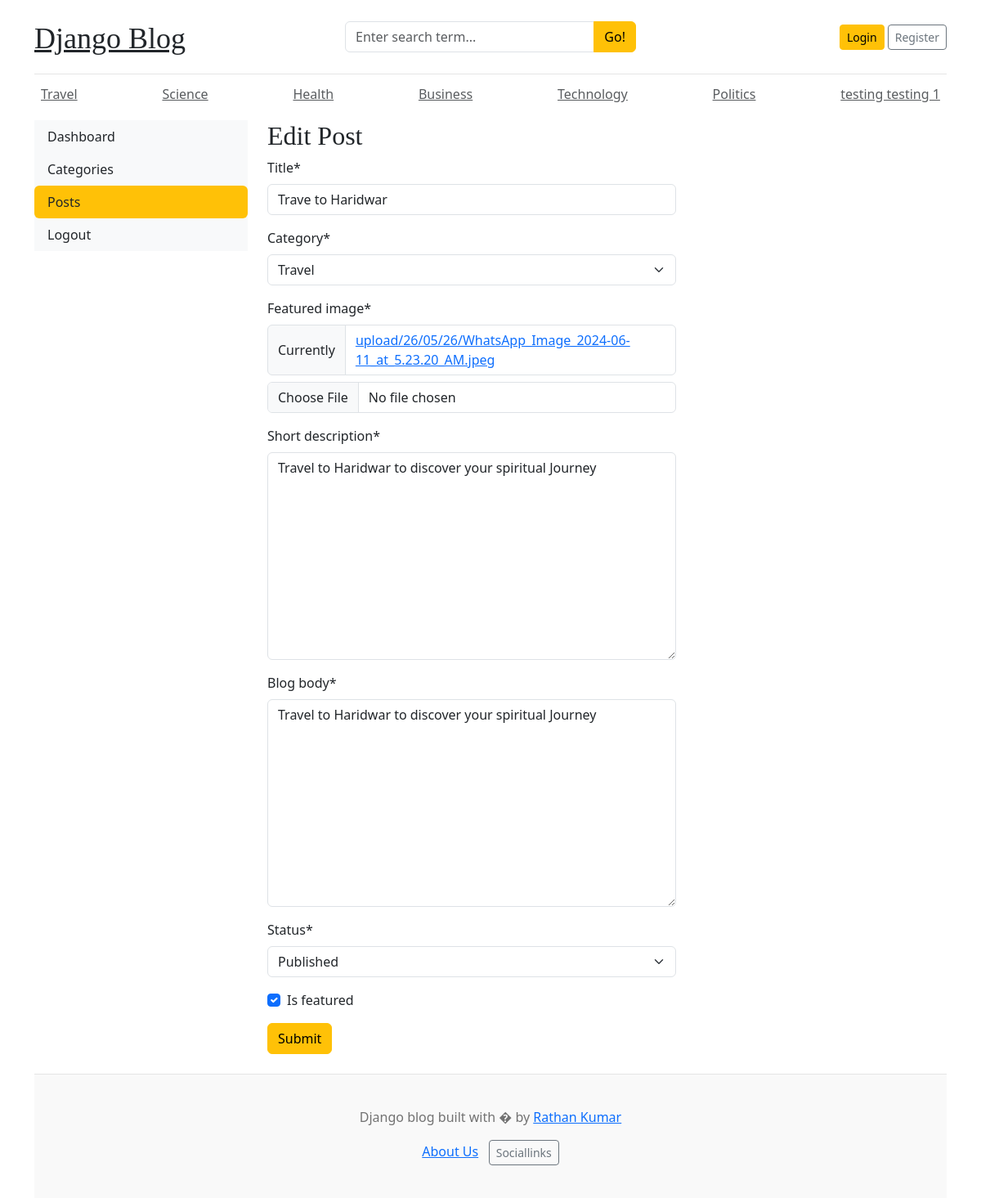
Screenshot of /dashboard/posts/edit//2 with the database file from the repository.
### blogs/models.py (models this page shows, shortened)
class Category(models.Model):
    category_name = models.CharField(max_length=50,unique=True)
    created_at = models.DateTimeField(auto_now_add=True)
    updated_at = models.DateTimeField(auto_now=True)
    class Meta:
        verbose_name_plural = 'categories'
    def __str__(self):
        return self.category_name

class Blog(models.Model):
    title = models.CharField(max_length=100)
    slug = models.SlugField(max_length=150, unique=True, blank=True)
    category= models.ForeignKey(Category, on_delete=models.CASCADE)
    author= models.ForeignKey(User, on_delete=models.CASCADE)
    featured_image = models.ImageField(upload_to='upload/%y/%m/%d')
    short_description=models.TextField(max_length=500)
    blog_body=models.TextField(max_length=2000)
    status=models.CharField(max_length=20,choices=STATUS_CHOICES,default="Draft")
    is_featured=models.BooleanField(default=True)
    created_at=models.DateTimeField(auto_now_add=True)
    updated_at=models.DateTimeField(auto_now=True)

### dashboard/views.py (the view, shortened to what this page needs)
# urls.py: path('posts/edit//<int:pk>',views.edit_post, name='edit_post'),
def edit_post(request,pk):
    post = get_object_or_404(Blog,pk=pk)
    form = PostForm(instance=post)
    context = {
        'form': form,
        'post':post,
    }
    return render(request, 'dashboard/edit_post.html',context)

### dashboard/forms.py
class PostForm(forms.ModelForm):
    class Meta:
        model= Blog
        fields= ('title','category','featured_image','short_description','blog_body','status','is_featured')

### blogs/context_processors.py (called while the page is built)
def get_categories(request):
    categories = Category.objects.all()
    return dict(categories=categories)

### templates/dashboard/edit_post.html (shortened to what this page needs)
{% extends 'base.html' %}
{% block content %}
{% load crispy_forms_tags %}
<div class="row">
    {% include 'dashboard/sidebar.html' %}
    <div class="col-md-9">
        <h2>Edit Post</h2>
        <form action="{% url 'edit_post' post.id %}" method="POST" style="width:500px;">
            {{form | crispy}}
            <button type="submit" class="btn btn-warning">Submit</button>
        </form>
        <br>
    </div>
</div>
{% endblock %}

### templates/base.html (shortened to what this page needs)
{%load static%}
<!DOCTYPE html>
<html lang="en">
<head>
    <link href="https://getbootstrap.com/docs/4.0/dist/css/bootstrap.min.css" rel="stylesheet">
    <link href="{% static 'css/blog.css' %}" rel="stylesheet">
    <link href="https://cdn.jsdelivr.net/npm/bootstrap@5.3.3/dist/css/bootstrap.min.css" rel="stylesheet">
    <link rel="stylesheet" href="https://cdnjs.cloudflare.com/ajax/libs/font-awesome/4.7.0/css/font-awesome.min.css">
  </head>
<body>
    <div class="container">
      <header class="blog-header py-3">
        <div class="row flex-nowrap justify-content-between align-items-center">
          <div class="col-4 pt-1">
            <a class="blog-header-logo text-dark" href="/">Django Blog</a>
          </div>
          <div class="col-4">
            <form action="{% url 'search' %}" method="GET">
              <div class="input-group">
                <input class="form-control" type="text" name="keyword" value="{{keyword}}" placeholder="Enter search term..." aria-label="Enter search">
                <button type="submit" class="btn btn-warning" id="button-search" type="button">Go!</button>
              </div>
            </form>
          </div>
          <div class="col-4 d-flex justify-content-end align-items-center">
            {% if not user.is_authenticated %}
            <a class="btn btn-sm btn-warning" href="{% url 'login' %}">Login</a> &nbsp;
            <a class="btn btn-sm btn-outline-secondary" href="{% url 'register' %}">Register</a>
            {% else %}
            <span><a href="{% url 'dashboard' %}">Dashboard</a></span>&nbsp;
            <a class="btn btn-sm btn-warning" href="{% url 'logout' %}">Log out</a>
            {% endif %}
          </div>
        </div>
      </header>
      <div class="nav-scroller py-1 mb-2">
        <nav class="nav d-flex justify-content-between">
         {% for cat in categories %}
          <a class="p-2 text-muted" href="{% url 'blogs:posts_by_category' cat.id %}">{{cat.category_name}}</a>
          {% endfor%}
        </nav>
      </div>
        {% block content %}
        {% endblock %}
      <footer class="blog-footer">
        <p>Django blog built with � by <a href="#">Rathan Kumar</a></p>
        <a href="{% url 'about' %}">About Us</a> &nbsp;
        <a class="btn btn-sm btn-outline-secondary" href="https://www.facebook.com/w3schoolscom/">Sociallinks</a>
      </footer>
      </body>
      </html>

### blog_main/static/css/blog.css (style rules this page uses)
.blog-header { border-bottom: 1px solid #e5e5e5; }
.blog-header-logo { font-family: "Playfair Display", Georgia, "Times New Roman", serif; font-size: 2.25rem; }
h1, h2, h3, h4, h5, h6 { font-family: "Playfair Display", Georgia, "Times New Roman", serif; }
.blog-footer { padding: 2.5rem 0; color: #727272; text-align: center; background-color: #f9f9f9; border-top: .05rem solid #e5e5e5; }

### rows the page displays
Category: category_name "Travel"
Category: category_name "Science"
Category: category_name "Health"
Category: category_name "Business"
Category: category_name "Technology"
Category: category_name "Politics"
Category: category_name "testing testing 1"
Blog: title "Trave to Haridwar", category "Travel", short_description "Travel to Haridwar to discover your spiritual Journey", blog_body "Travel to Haridwar to discover your spiritual Journey", status "Published", is_featured "☑"
